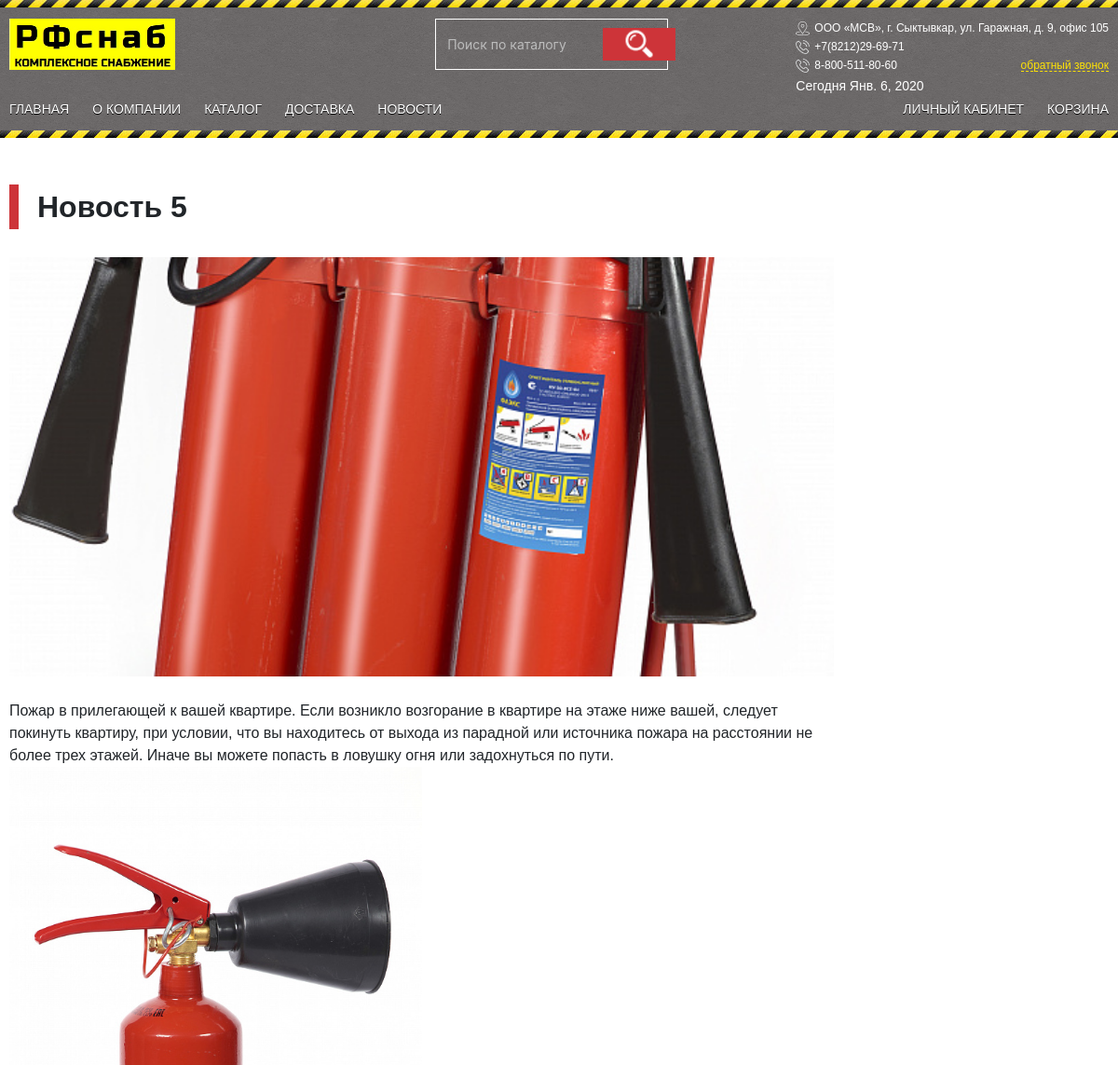
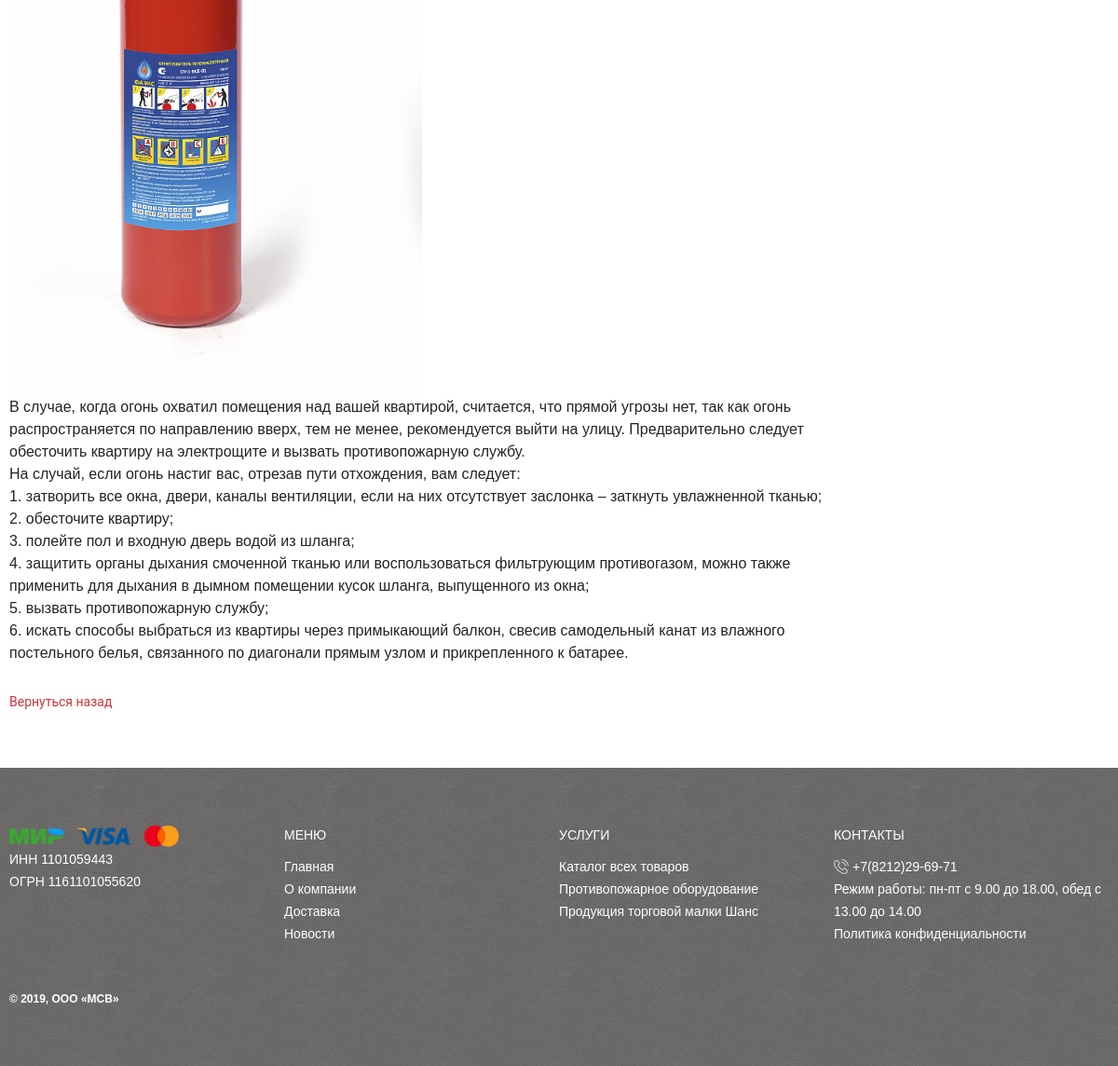
The app's page /news/novost-5/ with its own data (2 pictures, top to bottom).
### newsapp/models.py (models this page shows, shortened)
class News(models.Model):
    title = models.CharField(verbose_name='заголовок новости', max_length=255, unique=True)
    slug = models.SlugField(verbose_name='слаг новости', max_length=128, unique=True)
    image = models.ImageField(upload_to='product_images', default='users_avatars/default.jpg')
    content = models.TextField()
    author = models.CharField(verbose_name='автор новости', max_length=128)
    created = models.DateTimeField(auto_now_add=True, auto_now=False)
    updated = models.DateTimeField(auto_now_add=False, auto_now=True)
    class Meta:
        verbose_name = 'Новость'
        verbose_name_plural = 'Новости'

### newsapp/views.py (the view)
# urls.py: re_path(r'^news/', include('newsapp.urls', namespace='news')),
def news(request, slug):
    new_detail = News.objects.filter(slug=slug)
    context = {
        'new_detail': new_detail,
    }
    return render(request, "newsapp/new.html", context)

### mainapp/context_processors.py (called while the page is built)
def basket(request):
    basket = []
    if request.user.is_authenticated:
        basket = Basket.objects.filter(user=request.user)
    return {
        'basket': basket,
    }

def products_menu(request):
    products_menu = ProductCategory.objects.all().exclude(is_active=False).order_by('name')
    return {
        'products_menu': products_menu,
    }

### newsapp/templates/newsapp/new.html (shortened to what this page needs)
{% extends 'mainapp/base.html' %} }
{% load static %}
{% block content-container %}
    <div class="content-container_on_main">
        <div class="news_wrapper">
            <div class="container-fluid">
                <div class="row cat-box-post">
                    <div class="col-9 new_padding">
                        {% for item in new_detail %}
                            <h2 class="text-title">{{ item.title }}</h2>
                            <div style="background-image: url(/media/{{ item.image }}); background-position: 50%;
                                    background-size: cover; background-repeat: no-repeat"
                                 class="news_image_box_in_new"></div>
                            <p>{{ item.content | safe }}</p>
                        {% endfor %}
                    <a href="{% url 'news:index' %}" class="readmore_link in_new_article">Вернуться назад</a>
                    </div>
                </div>
            </div>
        </div>
    </div>
{% endblock %}

### static/css/style.css (style rules this page uses)
* { margin: 0; padding: 0; box-sizing: border-box; outline: 0 !important; }
html, body { height: 100%; }
p { font-family: RobotoRegular, sans-serif;; font-size: 16px; font-weight: 500; line-height: 24px; margin-bottom: 0px; }
.text-title { margin-top: 0px; margin-bottom: 30px; padding-left: 20px; border-left: 10px solid #cd3439; font-family: RobotoRegular, sans-serif; font-size: 32px; line-height: 1.5em; font-weight: 700; }
.content-container_on_main { max-width: 1200px; padding: 0px 10px; margin: 0px auto 50px; }
.news_wrapper { margin-top: 50px; }
.readmore_link { transition: all 250ms ease; font-family: Roboto, sans-serif; color: #cd3439; font-size: 14px; line-height: 1.5em; text-decoration: none; }
.row { margin-right: 0px; margin-left: 0px; }
.container-fluid { padding-right: 0px; padding-left: 0px; margin-right: auto; margin-left: auto; }
.col-9 { padding-right: 0px; padding-left: 0px; }
.news_image_box_in_new { height: 450px; margin-bottom: 25px; }
.cat-box-post { margin-bottom: 10px; padding-bottom: 10px; }
.new_padding { padding-left: 0px; }
.in_new_article { margin-top: 30px; display: block; }

### records on screen
News: title "Новость 5", image (picture), content "Пожар в прилегающей к вашей квартире. Если возникло возгорание в квартире на этаже ниже вашей, следует покинуть квартиру, при условии, что вы находитесь от выхода из парадной или источника пожара на расстоянии не более трех этажей. Иначе вы можете попасть в ловушку огня или задохнуться по пути. В случае, когда огонь охватил помещения над вашей квартирой, считается, что прямой угрозы нет, так как огонь распространяется по направлению вверх, тем не менее, рекомендуется выйти на улицу. Предварительно следует обесточить квартиру на электрощите и вызвать противопожарную службу. На случай, если огонь настиг вас, отрезав пути отхождения, вам следует: 1. затворить все окна, двери, каналы…", content (picture)
